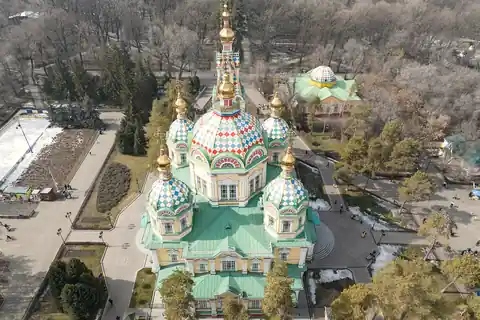
#> input picture assets/photos/almaty.webp, 480 x 320 px
$ python -i photos.py   (imports and definitions only)
#> lines starting #> are read from the running program, lines starting #| are printed output that depends on the picture
# -*- coding: utf-8 -*-
"""
photos.py — готовит фотографии городов для блока стран на главной.

Что делает: берёт исходный снимок, обрезает по центру, приводит к общему виду
и сохраняет тремя файлами в assets/photos/:

    istanbul.webp       480×320, до 22 КБ — карточки стран на главной;
    istanbul@2x.webp    960×640, до 80 КБ — то же на экранах высокой чёткости,
                        на телефон не уходит;
    istanbul@sm.webp    192×128, до 3 КБ  — превью в списке источников.

Заодно переписывает assets/photos/CREDITS.md.

Зачем так строго по весу: снимков двенадцать, а посетители сидят на медленном
интернете. Двенадцать по 22 КБ — это 264 КБ, и грузятся они только когда
до них доскроллят (loading="lazy").

Про общую обработку
-------------------
Снимки сделаны разными людьми и разной техникой. Если положить их в сетку
как есть, набор рассыпается: один синее, другой желтее, третий вялый.
Поэтому ко всем двенадцати применяются ОДИНАКОВЫЕ поправки — чуть меньше
насыщенности, чуть больше контраста, лёгкая общая теплота. Индивидуально
ничего не подгоняется: смысл именно в том, что обработка одна на всех.
Это выравнивание, а не фильтр — здания и небо остаются естественными.

Три способа работы
------------------

1. Скачать с Викисклада по списку из data/photos.json — так собран
   нынешний набор:

       python3 scripts/photos.py --commons

2. Скачать с Unsplash. Нужен бесплатный ключ разработчика
   (unsplash.com/developers → New Application → Access Key):

       UNSPLASH_KEY=ваш_ключ python3 scripts/photos.py --unsplash

   Что искать по каждому городу — в data/countries.json, поле "query".

3. Взять готовые файлы из папки. Имена должны совпадать с полем "photo"
   в data/countries.json (istanbul.jpg, moscow.png и так далее):

       python3 scripts/photos.py --from ~/Downloads/goroda

   При этом способе строки об авторах скрипт дописать не может —
   впишите их в data/photos.json сами.

После запуска:  node scripts/sync-layout.js

Нужен Pillow:  pip3 install pillow
"""

import io, json, os, re, subprocess, sys, urllib.parse

ROOT = os.path.dirname(os.path.dirname(os.path.abspath(__file__)))
# [1 line not run here, left out]

PHOTOS = os.path.join("assets", "photos")
CREDITS = os.path.join("assets", "photos", "CREDITS.md")
COUNTRIES = os.path.join("data", "countries.json")
SOURCES = os.path.join("data", "photos.json")

WIDTH, HEIGHT = 480, 320
LIMIT = 22 * 1024

# Второй файл для экранов высокой чёткости. Карточка на мониторе бывает
# до 300 пунктов шириной, при удвоенной плотности ей нужно 600 точек —
# 480 уже мылит. Но на телефон этот файл не уходит: там карточка вдвое уже,
# и лишние килобайты на медленном интернете ни к чему.
WIDTH_2X, HEIGHT_2X = 960, 640
LIMIT_2X = 80 * 1024

# Третий, совсем мелкий файл — только для списка источников на suratlar.html.
# Там снимок показывается квадратиком 96×64 и нужен лишь чтобы опознать,
# о какой фотографии речь. Отдавать туда файл на 22 КБ было расточительно:
# двенадцать таких превращали служебную страницу в самую тяжёлую на сайте.
WIDTH_SM, HEIGHT_SM = 192, 128
# Три килобайта, а не шесть: при показе квадратиком 96×64 разницы не видно,
# зато полная загрузка страницы источников на 400 Кбит/с укладывается
# в три секунды. Проверялось замером, а не на глаз.
LIMIT_SM = 3 * 1024
SOURCE_EXT = (".jpg", ".jpeg", ".png", ".webp", ".tif", ".tiff")

# --- Общая обработка. Одни и те же числа для всех двенадцати снимков. -------
# Меняете — меняйте осторожно и сразу для всех: разнобой хуже, чем
# не самая удачная, но одинаковая обработка.
SATURATION = 0.88   # чуть спокойнее цвет
CONTRAST   = 1.08   # чуть плотнее тени
WARM_RED   = 1.03   # общая теплота: красного немного больше…
WARM_BLUE  = 0.97   # …синего немного меньше

COMMONS_API = "https://commons.wikimedia.org/w/api.php"
AGENT = "VisaWayGroup-site-build/1.0 (kerimdev7@gmail.com)"


# [11 lines left out: function fetch, not called in this run]


def grade(image):
    """Общая обработка: одинаковая для всех снимков набора."""
    from PIL import Image, ImageEnhance

    image = ImageEnhance.Contrast(image).enhance(CONTRAST)
    image = ImageEnhance.Color(image).enhance(SATURATION)
    red, green, blue = image.split()
    red = red.point(lambda v: min(255, int(v * WARM_RED)))
    blue = blue.point(lambda v: min(255, int(v * WARM_BLUE)))
    return Image.merge("RGB", (red, green, blue))


def crop_and_encode(image, width=WIDTH, height=HEIGHT, limit=LIMIT):
    """Обрезка по центру, общая обработка, потом подбор сжатия."""
    from PIL import Image

    image = image.convert("RGB")
    target = width / height
    # Размеры исходника держим под своими именами: width и height —
    # это то, во что режем, затирать их нельзя.
    src_w, src_h = image.size
    if src_w / src_h > target:
        new_width = int(src_h * target)
        left = (src_w - new_width) // 2
        image = image.crop((left, 0, left + new_width, src_h))
    else:
        new_height = int(src_w / target)
        top = (src_h - new_height) // 2
        image = image.crop((0, top, src_w, top + new_height))
    image = grade(image.resize((width, height), Image.LANCZOS))

    # Качество подбираем сверху вниз: берём первое, которое влезает в лимит,
    # чтобы не пережимать снимок сильнее необходимого.
    data = None
    for quality in range(85, 24, -3):
        buffer = io.BytesIO()
        image.save(buffer, "WEBP", quality=quality, method=6)
        data = buffer.getvalue()
        if len(data) <= limit:
            return data, quality
    return data, quality


# [194 lines left out: functions sources, write_credits, cities, save, from_commons, from_unsplash and 2 more, not called in this run]


# [1 line not run here, left out]

>>> from PIL import Image
>>> picture = Image.open('../assets/photos/almaty.webp')
#> picture is the input picture: PIL image 480x320 RGB; mean R, G, B 128.5, 125.9, 111.9
>>> result = crop_and_encode(picture)
#> in grade, `red, green, blue = image.split()`:
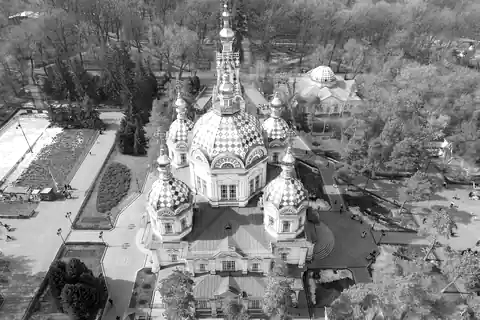
#> red: PIL image 480x320 L; min 0, max 255, mean 127.2
#> in grade, `red, green, blue = image.split()`:
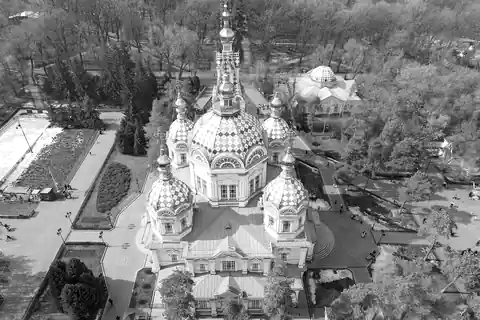
#> green: PIL image 480x320 L; min 0, max 255, mean 124.9
#> in grade, `red, green, blue = image.split()`:
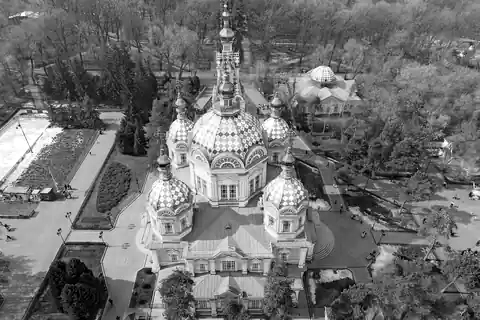
#> blue: PIL image 480x320 L; min 0, max 255, mean 111.6

$ run again, on assets/photos/beijing@2x.webp
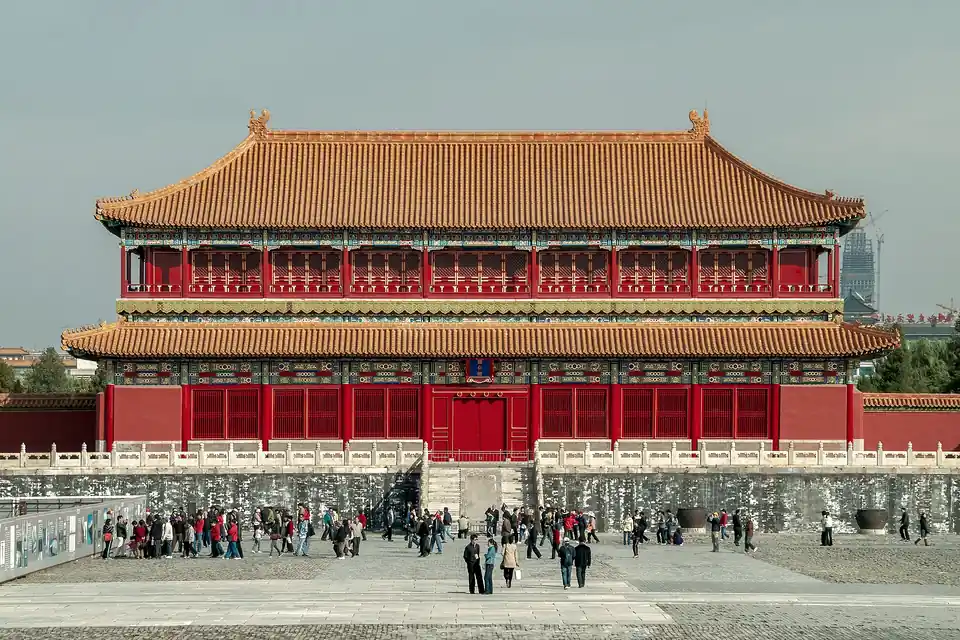
#> input picture assets/photos/beijing@2x.webp, 960 x 640 px
#> picture is the input picture: PIL image 960x640 RGB; mean R, G, B 147, 132.7, 120.2
#> in grade, `red, green, blue = image.split()`:
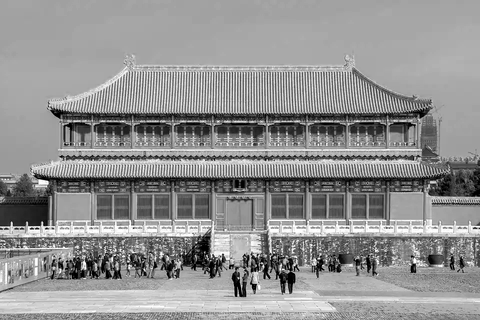
#> red: PIL image 480x320 L; min 0, max 255, mean 145.5
#> in grade, `red, green, blue = image.split()`:
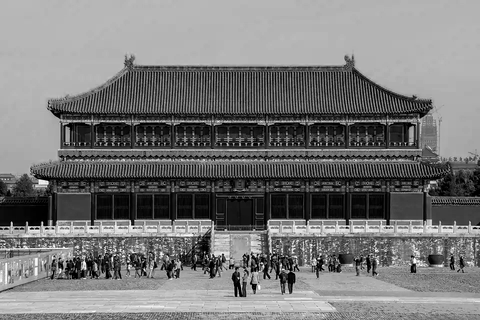
#> blue: PIL image 480x320 L; min 0, max 255, mean 120.2

$ run again, on assets/photos/berlin.webp
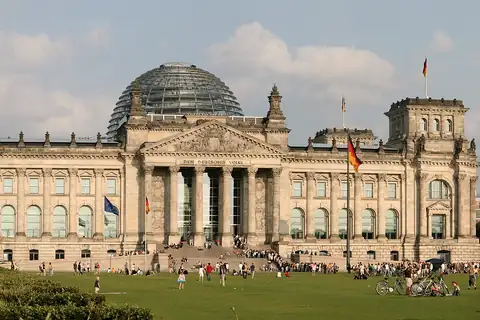
#> input picture assets/photos/berlin.webp, 480 x 320 px
#> picture is the input picture: PIL image 480x320 RGB; mean R, G, B 159.5, 149.8, 128.9
#> in grade, `red, green, blue = image.split()`:
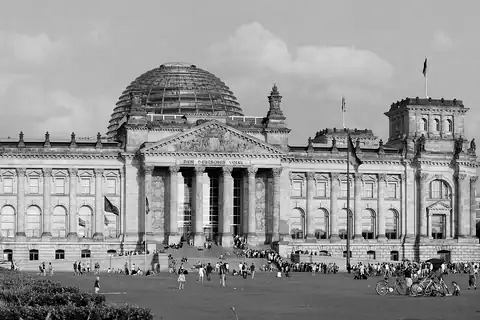
#> green: PIL image 480x320 L; min 0, max 255, mean 148.9
#> in grade, `red, green, blue = image.split()`:
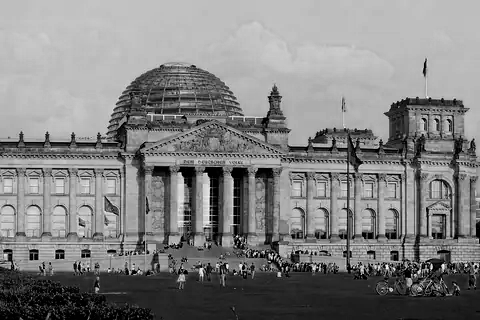
#> blue: PIL image 480x320 L; min 0, max 255, mean 129.3
